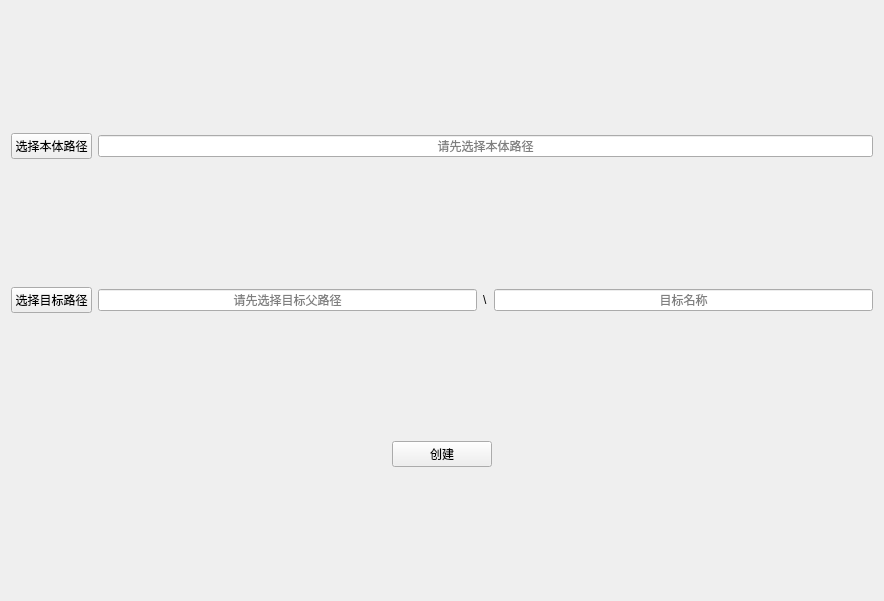
<?xml version="1.0" encoding="UTF-8"?>
<ui version="4.0">
 <class>csl</class>
 <widget class="QWidget" name="csl">
  <property name="geometry">
   <rect>
    <x>0</x>
    <y>0</y>
    <width>884</width>
    <height>601</height>
   </rect>
  </property>
  <property name="windowTitle">
   <string>Form</string>
  </property>
  <layout class="QGridLayout" name="gridLayout">
   <item row="2" column="1">
    <widget class="PrimaryPushButton" name="btn_start">
     <property name="minimumSize">
      <size>
       <width>100</width>
       <height>0</height>
      </size>
     </property>
     <property name="focusPolicy">
      <enum>Qt::NoFocus</enum>
     </property>
     <property name="text">
      <string>创建</string>
     </property>
    </widget>
   </item>
   <item row="2" column="0">
    <spacer name="horizontalSpacer">
     <property name="orientation">
      <enum>Qt::Horizontal</enum>
     </property>
     <property name="sizeHint" stdset="0">
      <size>
       <width>40</width>
       <height>20</height>
      </size>
     </property>
    </spacer>
   </item>
   <item row="2" column="2">
    <spacer name="horizontalSpacer_2">
     <property name="orientation">
      <enum>Qt::Horizontal</enum>
     </property>
     <property name="sizeHint" stdset="0">
      <size>
       <width>40</width>
       <height>20</height>
      </size>
     </property>
    </spacer>
   </item>
   <item row="1" column="0" colspan="3">
    <layout class="QHBoxLayout" name="horizontalLayout_2">
     <item>
      <widget class="PushButton" name="btn_to">
       <property name="maximumSize">
        <size>
         <width>120</width>
         <height>16777215</height>
        </size>
       </property>
       <property name="focusPolicy">
        <enum>Qt::NoFocus</enum>
       </property>
       <property name="text">
        <string>选择目标路径</string>
       </property>
      </widget>
     </item>
     <item>
      <widget class="LineEdit" name="lineedit_to_dir">
       <property name="alignment">
        <set>Qt::AlignCenter</set>
       </property>
       <property name="placeholderText">
        <string>请先选择目标父路径</string>
       </property>
       <property name="clearButtonEnabled">
        <bool>true</bool>
       </property>
      </widget>
     </item>
     <item>
      <widget class="QLabel" name="label_sep">
       <property name="text">
        <string>\</string>
       </property>
      </widget>
     </item>
     <item>
      <widget class="LineEdit" name="lineedit_to_name">
       <property name="alignment">
        <set>Qt::AlignCenter</set>
       </property>
       <property name="placeholderText">
        <string>目标名称</string>
       </property>
       <property name="clearButtonEnabled">
        <bool>true</bool>
       </property>
      </widget>
     </item>
    </layout>
   </item>
   <item row="0" column="0" colspan="3">
    <layout class="QHBoxLayout" name="horizontalLayout_1">
     <item>
      <widget class="PushButton" name="btn_from">
       <property name="maximumSize">
        <size>
         <width>120</width>
         <height>16777215</height>
        </size>
       </property>
       <property name="focusPolicy">
        <enum>Qt::NoFocus</enum>
       </property>
       <property name="text">
        <string>选择本体路径</string>
       </property>
      </widget>
     </item>
     <item>
      <widget class="LineEdit" name="lineedit_from">
       <property name="alignment">
        <set>Qt::AlignCenter</set>
       </property>
       <property name="placeholderText">
        <string>请先选择本体路径</string>
       </property>
       <property name="clearButtonEnabled">
        <bool>true</bool>
       </property>
      </widget>
     </item>
    </layout>
   </item>
  </layout>
 </widget>
 <customwidgets>
  <customwidget>
   <class>PushButton</class>
   <extends>QPushButton</extends>
   <header>qfluentwidgets</header>
  </customwidget>
  <customwidget>
   <class>PrimaryPushButton</class>
   <extends>QPushButton</extends>
   <header>qfluentwidgets</header>
  </customwidget>
  <customwidget>
   <class>LineEdit</class>
   <extends>QLineEdit</extends>
   <header>qfluentwidgets</header>
  </customwidget>
 </customwidgets>
 <tabstops>
  <tabstop>btn_from</tabstop>
  <tabstop>lineedit_from</tabstop>
  <tabstop>btn_to</tabstop>
  <tabstop>lineedit_to_dir</tabstop>
  <tabstop>lineedit_to_name</tabstop>
  <tabstop>btn_start</tabstop>
 </tabstops>
 <resources/>
 <connections/>
</ui>
